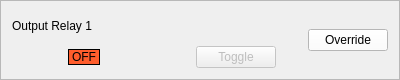
<?xml version="1.0" encoding="UTF-8"?>
<ui version="4.0">
 <class>OutputRelayFrame</class>
 <widget class="QFrame" name="OutputRelayFrame">
  <property name="geometry">
   <rect>
    <x>0</x>
    <y>0</y>
    <width>400</width>
    <height>80</height>
   </rect>
  </property>
  <property name="sizePolicy">
   <sizepolicy hsizetype="Preferred" vsizetype="Fixed">
    <horstretch>0</horstretch>
    <verstretch>0</verstretch>
   </sizepolicy>
  </property>
  <property name="windowTitle">
   <string>Frame</string>
  </property>
  <property name="frameShape">
   <enum>QFrame::StyledPanel</enum>
  </property>
  <property name="frameShadow">
   <enum>QFrame::Raised</enum>
  </property>
  <layout class="QVBoxLayout" name="verticalLayout">
   <item>
    <layout class="QGridLayout" name="gridLayout">
     <property name="sizeConstraint">
      <enum>QLayout::SetMaximumSize</enum>
     </property>
     <item row="0" column="0" colspan="5">
      <widget class="QLabel" name="labelName">
       <property name="text">
        <string>Output Relay 1</string>
       </property>
      </widget>
     </item>
     <item row="1" column="0">
      <spacer name="horizontalSpacer_2">
       <property name="orientation">
        <enum>Qt::Horizontal</enum>
       </property>
       <property name="sizeType">
        <enum>QSizePolicy::Fixed</enum>
       </property>
       <property name="sizeHint" stdset="0">
        <size>
         <width>50</width>
         <height>20</height>
        </size>
       </property>
      </spacer>
     </item>
     <item row="1" column="3">
      <widget class="QPushButton" name="buttonToggle">
       <property name="enabled">
        <bool>false</bool>
       </property>
       <property name="text">
        <string>Toggle</string>
       </property>
      </widget>
     </item>
     <item row="1" column="4">
      <spacer name="horizontalSpacer">
       <property name="orientation">
        <enum>Qt::Horizontal</enum>
       </property>
       <property name="sizeType">
        <enum>QSizePolicy::Fixed</enum>
       </property>
       <property name="sizeHint" stdset="0">
        <size>
         <width>20</width>
         <height>20</height>
        </size>
       </property>
      </spacer>
     </item>
     <item row="1" column="1">
      <widget class="QLabel" name="labelState">
       <property name="sizePolicy">
        <sizepolicy hsizetype="Fixed" vsizetype="Fixed">
         <horstretch>0</horstretch>
         <verstretch>0</verstretch>
        </sizepolicy>
       </property>
       <property name="styleSheet">
        <string notr="true">background-color: rgb(255, 93, 44);</string>
       </property>
       <property name="frameShape">
        <enum>QFrame::Box</enum>
       </property>
       <property name="text">
        <string>OFF</string>
       </property>
      </widget>
     </item>
     <item row="1" column="2">
      <spacer name="horizontalSpacer_3">
       <property name="orientation">
        <enum>Qt::Horizontal</enum>
       </property>
       <property name="sizeType">
        <enum>QSizePolicy::Expanding</enum>
       </property>
       <property name="sizeHint" stdset="0">
        <size>
         <width>40</width>
         <height>20</height>
        </size>
       </property>
      </spacer>
     </item>
     <item row="0" column="5" rowspan="2">
      <widget class="QPushButton" name="buttonOverride">
       <property name="styleSheet">
        <string notr="true">background-color: rgb(255, 255, 255);</string>
       </property>
       <property name="text">
        <string>Override</string>
       </property>
      </widget>
     </item>
    </layout>
   </item>
  </layout>
 </widget>
 <tabstops>
  <tabstop>buttonOverride</tabstop>
  <tabstop>buttonToggle</tabstop>
 </tabstops>
 <resources/>
 <connections/>
</ui>
